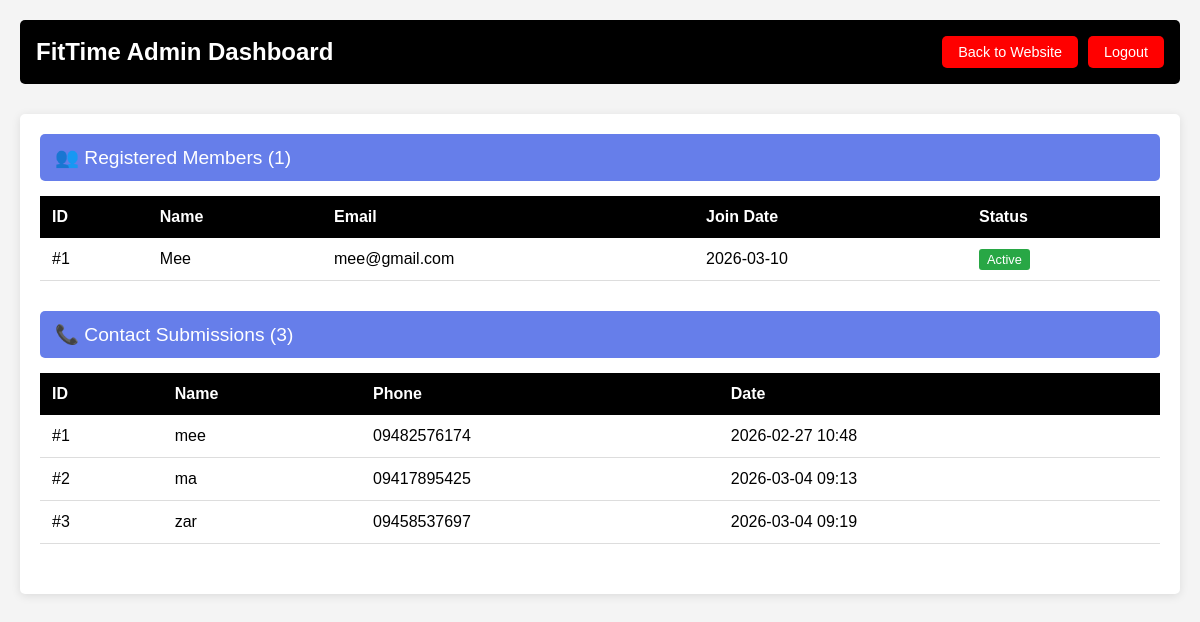
Page /admin (signed in) on the committed database.
### app.py (models this page shows)
class User(db.Model):
    id = db.Column(db.Integer, primary_key=True)
    name = db.Column(db.String(100), nullable=False)
    email = db.Column(db.String(100), unique=True, nullable=False)
    password = db.Column(db.String(100), nullable=False)
    join_date = db.Column(db.DateTime, default=datetime.utcnow)

class Contact(db.Model):
    id = db.Column(db.Integer, primary_key=True)
    name = db.Column(db.String(100), nullable=False)
    phone = db.Column(db.String(20), nullable=False)
    date_submitted = db.Column(db.DateTime, default=datetime.utcnow)

### app.py (the view)
@app.route('/admin')
@admin_required
def admin():
    all_contacts = Contact.query.all()
    all_users = User.query.all()
    return render_template('admin.html', contacts=all_contacts, users=all_users)

### app.py (called while the page is built)
def admin_required(f):
    @wraps(f)
    def decorated_function(*args, **kwargs):
        if not session.get('admin_logged_in'):
            return redirect(url_for('admin_login'))
        return f(*args, **kwargs)
    return decorated_function

### templates/admin.html (shortened to what this page needs)
<!DOCTYPE html>
<html>
<head>
</head>
<body>
    <div class="navbar">
        <h1>FitTime Admin Dashboard</h1>
        <div>
            <a href="/">Back to Website</a>
            <a href="/logout" class="logout">Logout</a>
        </div>
    </div>
    <div class="container">
        <div class="section-title">
            👥 Registered Members ({{ users|length }})
        </div>
        <div class="desktop-table">
            <div class="table-responsive">
                <table>
                    <tr>
                        <th>ID</th>
                        <th>Name</th>
                        <th>Email</th>
                        <th>Join Date</th>
                        <th>Status</th>
                    </tr>
                    {% for user in users %}
                    <tr>
                        <td>#{{ user.id }}</td>
                        <td>{{ user.name }}</td>
                        <td>{{ user.email }}</td>
                        <td>{{ user.join_date.strftime('%Y-%m-%d') }}</td>
                        <td><span class="badge">Active</span></td>
                    </tr>
                    {% endfor %}
                </table>
            </div>
        </div>
        <div class="section-title">
            📞 Contact Submissions ({{ contacts|length }})
        </div>
        <div class="desktop-table">
            <div class="table-responsive">
                <table>
                    <tr>
                        <th>ID</th>
                        <th>Name</th>
                        <th>Phone</th>
                        <th>Date</th>
                    </tr>
                    {% for contact in contacts %}
                    <tr>
                        <td>#{{ contact.id }}</td>
                        <td>{{ contact.name }}</td>
                        <td>{{ contact.phone }}</td>
                        <td>{{ contact.date_submitted.strftime('%Y-%m-%d %H:%M') }}</td>
                    </tr>
                    {% endfor %}
                </table>
            </div>
        </div>
    </div>
</body>
</html>

### templates/admin.html (style rules this page uses)
* { margin: 0; padding: 0; box-sizing: border-box; font-family: Arial, sans-serif; }
body { background: #f4f4f4; padding: 20px; }
.navbar { background: black; color: white; padding: 1rem; display: flex; flex-wrap: wrap; justify-content: space-between; align-items: center; gap: 1rem; margin-bottom: 30px; border-radius: 5px; }
.navbar h1 { color: white; font-size: 1.5rem; }
.navbar div { display: flex; gap: 10px; }
.navbar a { color: white; text-decoration: none; background: red; padding: 0.5rem 1rem; border-radius: 5px; font-size: 0.9rem; }
.logout { background: #dc3545; }
.container { background: white; padding: 20px; border-radius: 5px; box-shadow: 0 2px 10px rgba(0,0,0,0.1); }
.section-title { background: #667eea; color: white; padding: 12px 15px; border-radius: 5px; margin: 25px 0 15px 0; font-size: 1.2rem; }
.section-title:first-of-type { margin-top: 0; }
.table-responsive { overflow-x: auto; -webkit-overflow-scrolling: touch; margin-bottom: 30px; }
table { width: 100%; border-collapse: collapse; min-width: 600px; }
th { background: black; color: white; padding: 12px; text-align: left; white-space: nowrap; }
td { padding: 12px; border-bottom: 1px solid #ddd; white-space: nowrap; }
.badge { background: #28a745; color: white; padding: 3px 8px; border-radius: 3px; font-size: 0.8rem; }
.desktop-table { display: block; }

### rows in the picture
User: id "1", name "Mee", email "mee@gmail.com", join_date "2026-03-10"
Contact: id "1", name "mee", phone "09482576174", date_submitted "2026-02-27 10:48"
Contact: id "2", name "ma", phone "09417895425", date_submitted "2026-03-04 09:13"
Contact: id "3", name "zar", phone "09458537697", date_submitted "2026-03-04 09:19"

### other values in the picture
{{ users|length }} "1"
{{ contacts|length }} "3"
